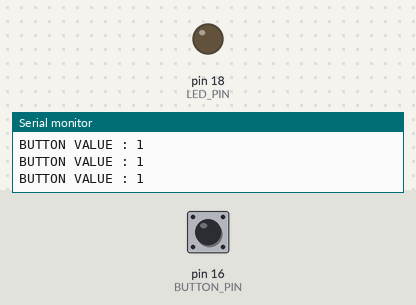
A sketch run on a simulated Arduino Uno, built with avr-gcc and run on an emulated ATmega328P. On the bench: output pins drawn as LEDs (lit = HIGH), the last lines printed to the serial monitor. Inputs (shaded band) come from the test bench; at power-on: pin 16 (BUTTON_PIN) HIGH.

Above: at 1.2 s.
1.3 s: pin 16 (BUTTON_PIN) pulled LOW for 0.15 s
At 1.5 s:
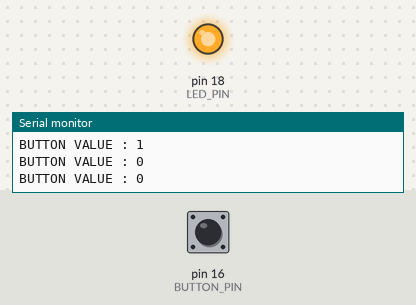
3.1 s: pin 16 (BUTTON_PIN) pulled LOW for 3.2 s
At 7.5 s:
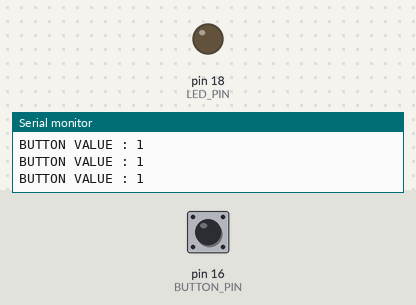
Timing chart, 0 to 9.0 s (numbered marks = the images above; inputs shaded):
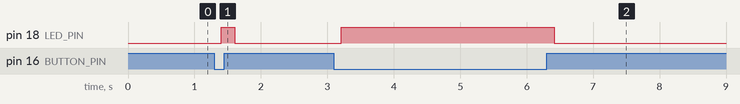

The sketch:

BUTTON_LED_INTRERFACE.ino
```cpp
#define BUTTON_PIN 16  // ESP32 pin GIOP16, which connected to button
#define LED_PIN    18  // ESP32 pin GIOP18, which connected to led

// The below are variables, which can be changed
int button_state = 0;   // variable for reading the button status

void setup() {
  // initialize the LED pin as an output:
  pinMode(LED_PIN, OUTPUT);
  // initialize the button pin as an pull-up input:
  // the pull-up input pin will be HIGH when the button is open and LOW when the button is pressed.
  pinMode(BUTTON_PIN, INPUT);
  Serial.begin(9600);
}

void loop() {
  // read the state of the button value:
  button_state = digitalRead(BUTTON_PIN);
  Serial.print("BUTTON VALUE : ");
  Serial.println(button_state);
  delay(100);

  // control LED according to the state of button
  if (button_state == LOW)       // if button is pressed
    digitalWrite(LED_PIN, HIGH); // turn on LED
  else                           // otherwise, button is not pressing
    digitalWrite(LED_PIN, LOW);  // turn off LED
}
```

Measured:
- after the input at 1.3 s, pin 18 (LED_PIN): LOW → HIGH after 0.10 s, → LOW 0.20 s later
- after the input at 3.1 s, pin 18 (LED_PIN): LOW → HIGH after 0.11 s, → LOW 3.2 s later
